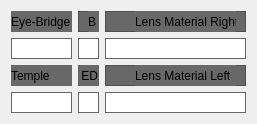
  <widget class="QWidget" name="layoutWidget_3">
   <property name="geometry">
    <rect>
     <x>18</x>
     <y>341</y>
     <width>237</width>
     <height>104</height>
    </rect>
   </property>
   <layout class="QGridLayout" name="gridLayout_2">
    <item row="0" column="0">
     <widget class="QFrame" name="frame_31">
      <property name="minimumSize">
       <size>
        <width>61</width>
        <height>21</height>
       </size>
      </property>
      <property name="maximumSize">
       <size>
        <width>61</width>
        <height>21</height>
       </size>
      </property>
      <property name="styleSheet">
       <string notr="true">background-color: #686868;</string>
      </property>
      <property name="frameShape">
       <enum>QFrame::StyledPanel</enum>
      </property>
      <property name="frameShadow">
       <enum>QFrame::Raised</enum>
      </property>
      <widget class="QLabel" name="label_56">
       <property name="geometry">
        <rect>
         <x>0</x>
         <y>0</y>
         <width>61</width>
         <height>21</height>
        </rect>
       </property>
       <property name="minimumSize">
        <size>
         <width>61</width>
         <height>21</height>
        </size>
       </property>
       <property name="maximumSize">
        <size>
         <width>61</width>
         <height>21</height>
        </size>
       </property>
       <property name="text">
        <string>Eye-Bridge</string>
       </property>
      </widget>
     </widget>
    </item>
    <item row="0" column="1">
     <widget class="QFrame" name="frame_36">
      <property name="minimumSize">
       <size>
        <width>21</width>
        <height>21</height>
       </size>
      </property>
      <property name="maximumSize">
       <size>
        <width>21</width>
        <height>21</height>
       </size>
      </property>
      <property name="styleSheet">
       <string notr="true">background-color: #686868;</string>
      </property>
      <property name="frameShape">
       <enum>QFrame::StyledPanel</enum>
      </property>
      <property name="frameShadow">
       <enum>QFrame::Raised</enum>
      </property>
      <widget class="QLabel" name="label_65">
       <property name="geometry">
        <rect>
         <x>10</x>
         <y>0</y>
         <width>21</width>
         <height>21</height>
        </rect>
       </property>
       <property name="minimumSize">
        <size>
         <width>21</width>
         <height>21</height>
        </size>
       </property>
       <property name="maximumSize">
        <size>
         <width>21</width>
         <height>21</height>
        </size>
       </property>
       <property name="text">
        <string>B</string>
       </property>
      </widget>
     </widget>
    </item>
    <item row="0" column="2">
     <widget class="QFrame" name="frame_38">
      <property name="minimumSize">
       <size>
        <width>141</width>
        <height>21</height>
       </size>
      </property>
      <property name="maximumSize">
       <size>
        <width>141</width>
        <height>21</height>
       </size>
      </property>
      <property name="styleSheet">
       <string notr="true">background-color: #686868;</string>
      </property>
      <property name="frameShape">
       <enum>QFrame::StyledPanel</enum>
      </property>
      <property name="frameShadow">
       <enum>QFrame::Raised</enum>
      </property>
      <widget class="QLabel" name="label_LensMaterialLeft">
       <property name="geometry">
        <rect>
         <x>30</x>
         <y>0</y>
         <width>101</width>
         <height>21</height>
        </rect>
       </property>
       <property name="minimumSize">
        <size>
         <width>101</width>
         <height>21</height>
        </size>
       </property>
       <property name="maximumSize">
        <size>
         <width>101</width>
         <height>21</height>
        </size>
       </property>
       <property name="text">
        <string>Lens Material Right</string>
       </property>
      </widget>
     </widget>
    </item>
    <item row="1" column="0">
     <widget class="QLineEdit" name="lineEdit_EyeBridge">
      <property name="minimumSize">
       <size>
        <width>61</width>
        <height>21</height>
       </size>
      </property>
      <property name="maximumSize">
       <size>
        <width>61</width>
        <height>21</height>
       </size>
      </property>
      <property name="styleSheet">
       <string notr="true">border: 1px solid #686868;</string>
      </property>
     </widget>
    </item>
    <item row="1" column="1">
     <widget class="QLineEdit" name="lineEdit_B">
      <property name="minimumSize">
       <size>
        <width>21</width>
        <height>21</height>
       </size>
      </property>
      <property name="maximumSize">
       <size>
        <width>21</width>
        <height>21</height>
       </size>
      </property>
      <property name="styleSheet">
       <string notr="true">border: 1px solid #686868;</string>
      </property>
     </widget>
    </item>
    <item row="1" column="2">
     <widget class="QLineEdit" name="lineEdit_LensMaterialRight">
      <property name="minimumSize">
       <size>
        <width>141</width>
        <height>21</height>
       </size>
      </property>
      <property name="maximumSize">
       <size>
        <width>141</width>
        <height>21</height>
       </size>
      </property>
      <property name="styleSheet">
       <string notr="true">border: 1px solid #686868;</string>
      </property>
     </widget>
    </item>
    <item row="2" column="0">
     <widget class="QFrame" name="frame_35">
      <property name="minimumSize">
       <size>
        <width>61</width>
        <height>21</height>
       </size>
      </property>
      <property name="maximumSize">
       <size>
        <width>61</width>
        <height>21</height>
       </size>
      </property>
      <property name="styleSheet">
       <string notr="true">background-color: #686868;</string>
      </property>
      <property name="frameShape">
       <enum>QFrame::StyledPanel</enum>
      </property>
      <property name="frameShadow">
       <enum>QFrame::Raised</enum>
      </property>
      <widget class="QLabel" name="label_61">
       <property name="geometry">
        <rect>
         <x>0</x>
         <y>0</y>
         <width>61</width>
         <height>21</height>
        </rect>
       </property>
       <property name="minimumSize">
        <size>
         <width>61</width>
         <height>21</height>
        </size>
       </property>
       <property name="maximumSize">
        <size>
         <width>61</width>
         <height>21</height>
        </size>
       </property>
       <property name="text">
        <string>Temple</string>
       </property>
      </widget>
     </widget>
    </item>
    <item row="2" column="1">
     <widget class="QFrame" name="frame_37">
      <property name="minimumSize">
       <size>
        <width>21</width>
        <height>21</height>
       </size>
      </property>
      <property name="maximumSize">
       <size>
        <width>21</width>
        <height>21</height>
       </size>
      </property>
      <property name="styleSheet">
       <string notr="true">background-color: #686868;</string>
      </property>
      <property name="frameShape">
       <enum>QFrame::StyledPanel</enum>
      </property>
      <property name="frameShadow">
       <enum>QFrame::Raised</enum>
      </property>
      <widget class="QLabel" name="label_66">
       <property name="geometry">
        <rect>
         <x>0</x>
         <y>0</y>
         <width>31</width>
         <height>21</height>
        </rect>
       </property>
       <property name="minimumSize">
        <size>
         <width>31</width>
         <height>21</height>
        </size>
       </property>
       <property name="maximumSize">
        <size>
         <width>31</width>
         <height>21</height>
        </size>
       </property>
       <property name="text">
        <string> ED</string>
       </property>
      </widget>
     </widget>
    </item>
    <item row="2" column="2">
     <widget class="QFrame" name="frame_58">
      <property name="minimumSize">
       <size>
        <width>141</width>
        <height>21</height>
       </size>
      </property>
      <property name="maximumSize">
       <size>
        <width>141</width>
        <height>21</height>
       </size>
      </property>
      <property name="styleSheet">
       <string notr="true">background-color: #686868;</string>
      </property>
      <property name="frameShape">
       <enum>QFrame::StyledPanel</enum>
      </property>
      <property name="frameShadow">
       <enum>QFrame::Raised</enum>
      </property>
      <widget class="QLabel" name="label_LensMaterialRight">
       <property name="geometry">
        <rect>
         <x>30</x>
         <y>0</y>
         <width>101</width>
         <height>21</height>
        </rect>
       </property>
       <property name="minimumSize">
        <size>
         <width>101</width>
         <height>21</height>
        </size>
       </property>
       <property name="maximumSize">
        <size>
         <width>101</width>
         <height>21</height>
        </size>
       </property>
       <property name="text">
        <string>Lens Material Left</string>
       </property>
      </widget>
     </widget>
    </item>
    <item row="3" column="0">
     <widget class="QLineEdit" name="lineEdit_Temple">
      <property name="minimumSize">
       <size>
        <width>61</width>
        <height>21</height>
       </size>
      </property>
      <property name="maximumSize">
       <size>
        <width>61</width>
        <height>21</height>
       </size>
      </property>
      <property name="styleSheet">
       <string notr="true">border: 1px solid #686868;</string>
      </property>
     </widget>
    </item>
    <item row="3" column="1">
     <widget class="QLineEdit" name="lineEdit_ED">
      <property name="minimumSize">
       <size>
        <width>21</width>
        <height>21</height>
       </size>
      </property>
      <property name="maximumSize">
       <size>
        <width>21</width>
        <height>21</height>
       </size>
      </property>
      <property name="styleSheet">
       <string notr="true">border: 1px solid #686868;</string>
      </property>
     </widget>
    </item>
    <item row="3" column="2">
     <widget class="QLineEdit" name="lineEdit_LensMaterialLeft">
      <property name="minimumSize">
       <size>
        <width>141</width>
        <height>21</height>
       </size>
      </property>
      <property name="maximumSize">
       <size>
        <width>141</width>
        <height>21</height>
       </size>
      </property>
      <property name="styleSheet">
       <string notr="true">border: 1px solid #686868;</string>
      </property>
     </widget>
    </item>
   </layout>
  </widget>
